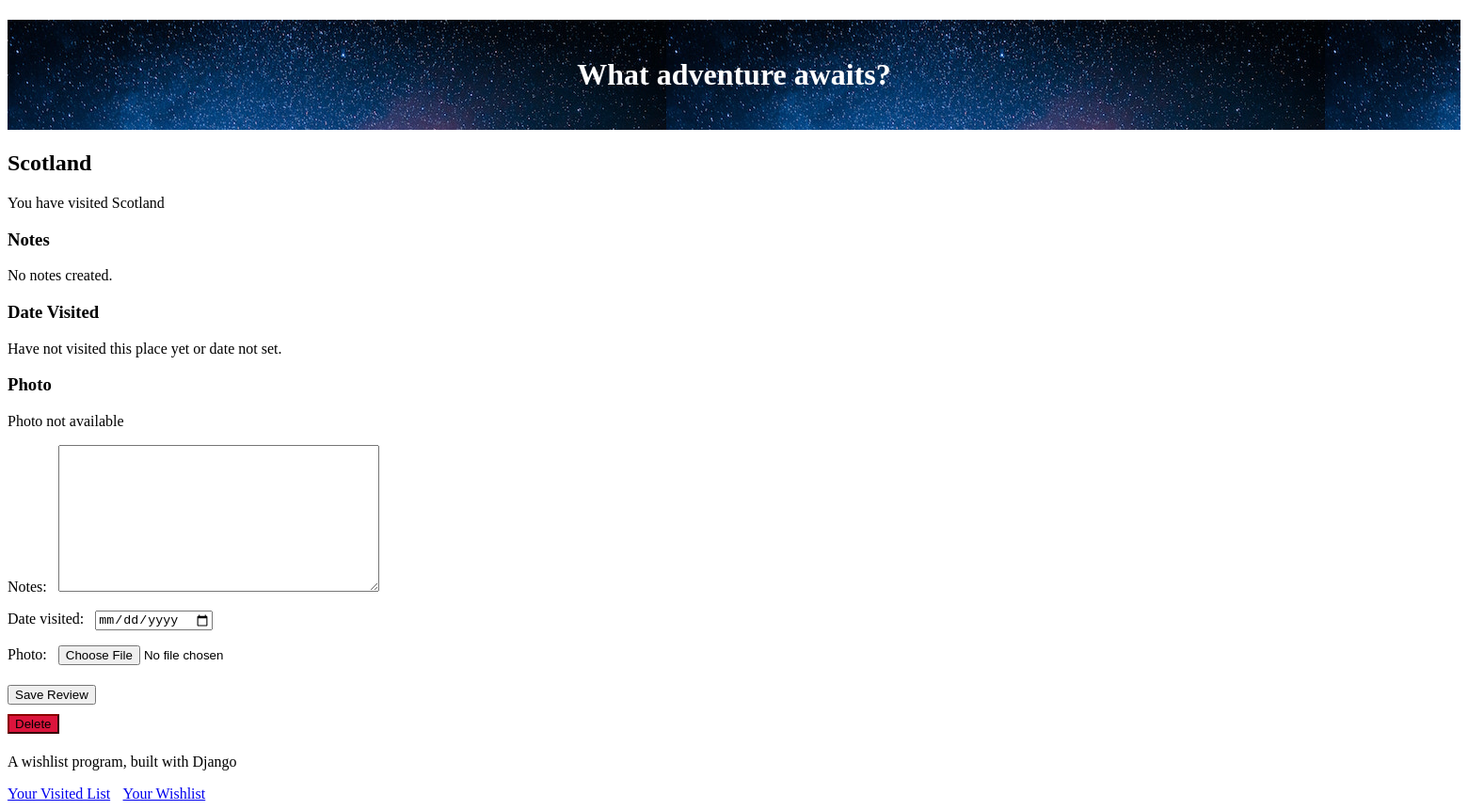
/place/8 (signed in), run on an earlier commit of the app's database.
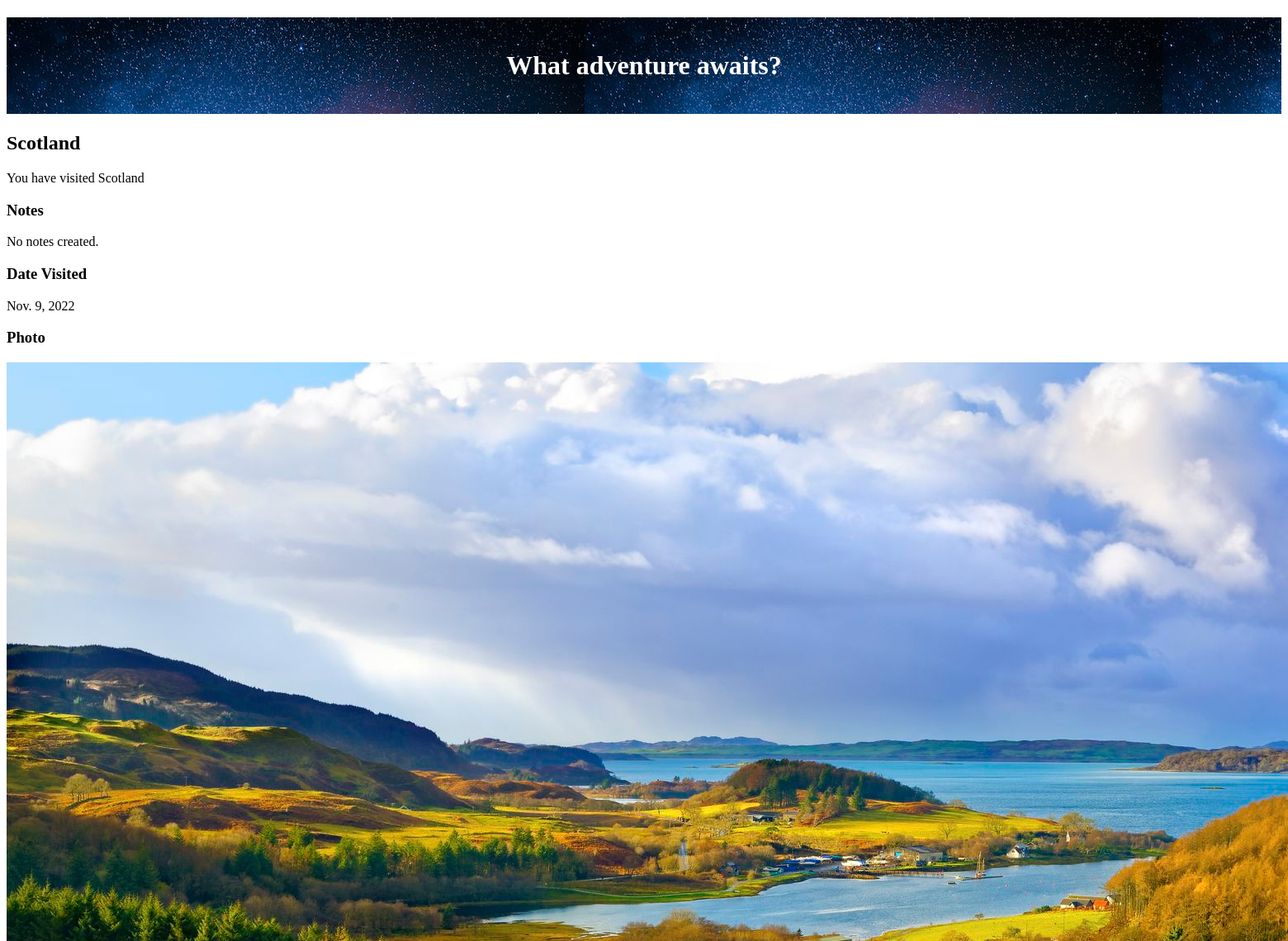
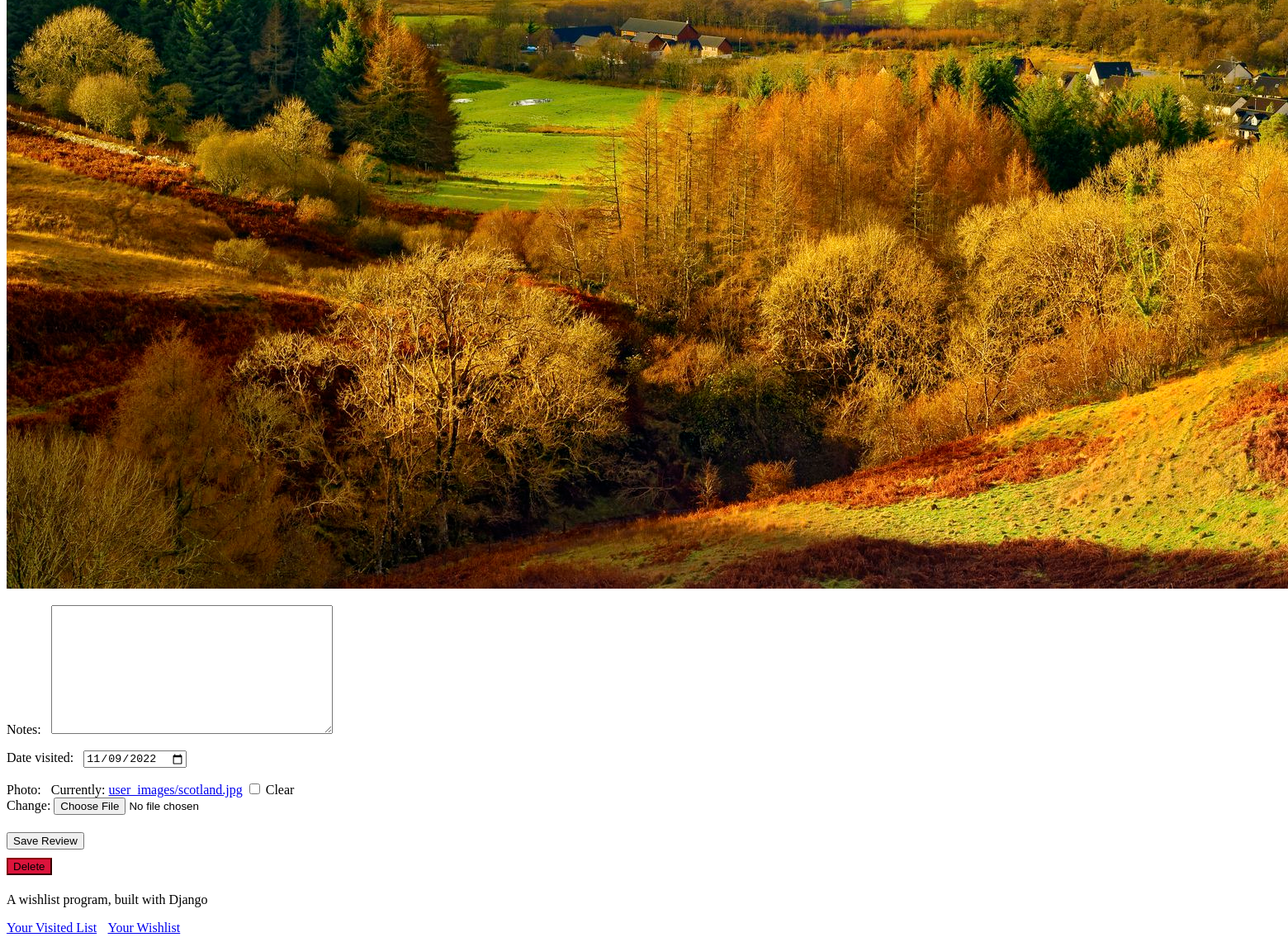
And on a later commit of the database (2 pictures, top to bottom).
### travel_wishlist/models.py (models this page shows, shortened)
class Place(models.Model):
    user = models.ForeignKey('auth.User', null=False, on_delete=models.CASCADE)
    name = models.CharField(max_length=200)#Max length of title
    visited = models.BooleanField(default=False)#True/False field
    notes = models.TextField(blank=True, null=True)
    date_visited = models.DateField(blank=True, null=True)
    photo = models.ImageField(upload_to='user_images/', blank=True, null=True)

### travel_wishlist/views.py (the view)
# urls.py: path('place/<int:place_id>', views.place_details, name='place_details'),# creates url for each individual place in the users list
@login_required
def place_details(request, place_id):
    message = messages
    place = get_object_or_404(Place, id=place_id)
    if place.user != request.user:
        return HttpResponseForbidden()
    if request.method == 'POST':
        form = TripReviewForm(request.POST, request.FILES, instance=place)
        if form.is_valid():
            form.save()
            message.info(request, 'Trip information updated')
        else:
            message.error(request, form.errors)
        return redirect('place_details', place_id=place_id)
    else:
        if place.visited:
            review_form = TripReviewForm(instance=place)
            return render(request, 'travel_wishlist/place_detail.html', {'place':place, 'review_form':review_form })
        else:
            return render(request, 'travel_wishlist/place_detail.html', {'place':place})

### travel_wishlist/forms.py
class TripReviewForm(forms.ModelForm):
    class Meta:
        model = Place
        fields = ('notes', 'date_visited', 'photo')
        widgets = {
            'date_visited': DateInput()
        }

### travel_wishlist/templates/travel_wishlist/place_detail.html (shortened to what this page needs)
{% extends 'travel_wishlist/base.html' %}
{% load static %}
{% block content %}
<h2>{{ place.name }}</h2>
{% if place.visited %}
    <p>You have visited {{ place.name }}</p>
    <h3>Notes</h3>
    <p>{{ place.notes | default:"No notes created."}}</p>
    <h3>Date Visited</h3>
    <p>{{ place.date_visited | default:"Have not visited this place yet or date not set."}}</p>
    <h3>Photo</h3>
    {% if place.photo %}
        <img src="{{ place.photo.url }}">
    {% else %}
        <p>Photo not available</p>
    {% endif %}
    <form action="{% url 'place_details' place.id %}" method="POST" enctype="multipart/form-data">
        {{review_form.as_p}}
        <button type="submit">Save Review</button>
    </form>
{% else %}
    <p>You have not visited {{ place.name }}</p>
    <form action="{% url 'place_was_visited' place.id %}" method="POST">
        {% csrf_token %}
        <button type="submit" class="visited">Visited!</button>
    </form>
{% endif %}
<form action="{% url 'delete_place' place.id %}" method="POST">
    <button type="submit" class="delete">Delete</button>
</form>
{% endblock %}

### travel_wishlist/templates/travel_wishlist/base.html (shortened to what this page needs)
{% load static %}
<!DOCTYPE html>
<html>
    <head>
        <link rel="stylesheet" href="https://unpkg.com/sakura.css/css/sakura.css" type="text/css">
        <link rel="stylesheet" href="{% static 'css/styles.css' %}" type="text/css">
    </head>
    <h1 id="site-header">What adventure awaits?</h1>
    <body>
        {% block content %}
        {% endblock %}
    </body>
        <div>
            <p>A wishlist program, built with Django</p>
            <a class="nav-link" href="{% url 'places_visited' %}">Your Visited List</a>
            <a class="nav-link" href="{% url 'place_list' %}">Your Wishlist</a>
        </div>
</html>

### travel_wishlist/static/css/styles.css (style rules this page uses)
#site-header { background: url('../img/jtree.jpg') 0 0 repeat-x; color: white; padding: 40px 0 40px 0px; text-align: center; }
.nav-link { margin-right: 10px; }
label { display: inline-block; padding-right: 8px; }
button { margin: 5px 0px 5px 0; }
.delete { background-color: crimson; border-color: darkred; }

What changed in the data, as far as the page shows it:
changed Place "Scotland": date_visited "Have not visited this place yet or date not set." → "Nov. 9, 2022"; photo: picture added; date_visited (not shown) → "11/09/2022"; photo empty → "user_images/scotland.jpg" (drawn)
Also different on the page:
form field as_p: (not shown) → "☐"
text no longer shown: "Notes: Date visited: Photo: Photo not available"
text now shown: "Notes: Date visited: Photo: Currently: user_images/scotland.jpg Clear Change:"
